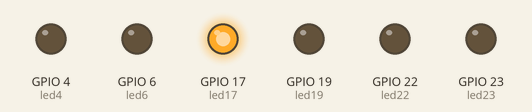
Bench run of a program on a simulated Raspberry Pi (BCM pin numbers). Shown: output pins drawn as LEDs (lit = HIGH).

Above: at 0.02 s.
At 0.32 s:
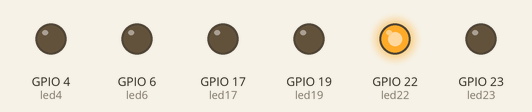
At 0.72 s:
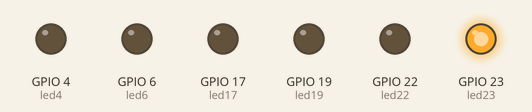
At 1.47 s:
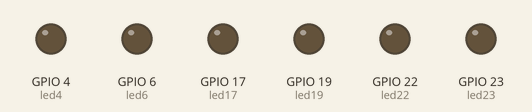
At 2.22 s:
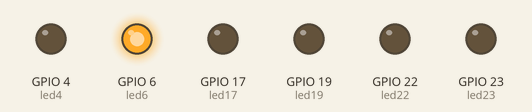
At 2.92 s:
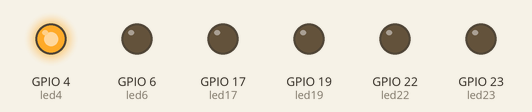
Timing chart, 0 to 3.2 s (numbered marks = the images above):
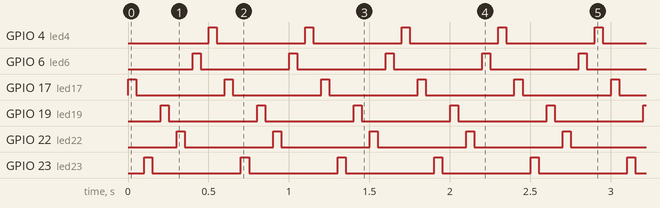

Measured:
- by itself, GPIO 4 (led4), GPIO 6 (led6), GPIO 17 (led17), GPIO 19 (led19), GPIO 22 (led22), GPIO 23 (led23): alternates HIGH for 0.05 s and LOW for 0.55 s
- by itself, everything shown: repeats every 0.60 s, in 12 steps

The program:

blink.py
```python
from gpiozero import LED
from time import sleep

led4 = LED(4)
led17 = LED(17)
led23 = LED(23)
led19 = LED(19)
led6 = LED(6)
led22 = LED(22)

timeout=0.05

while True:
    led17.on()
    sleep(timeout)
    led17.off()
    sleep(timeout)

    led23.on()
    sleep(timeout)
    led23.off()
    sleep(timeout)

    led19.on()
    sleep(timeout)
    led19.off()
    sleep(timeout)

    led22.on()
    sleep(timeout)
    led22.off()
    sleep(timeout)

    led6.on()
    sleep(timeout)
    led6.off()
    sleep(timeout)

    led4.on()
    sleep(timeout)
    led4.off()
    sleep(timeout)

    
```
